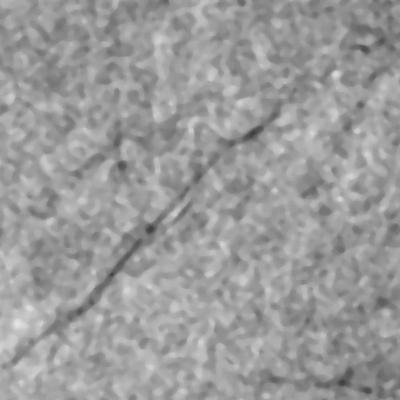
#> input picture DATA/sar_dataset/test/0/0_0_0_img_PK0lAVTqHUoUlEAO_PHI_cls_0.jpg, 400 x 400 px, found by its file name; its folder holds only this picture in this run
$ python glcm_svm_pipeline.py   (older library calls are emulated)
#> lines starting #> are read from the running program, lines starting #| are printed output that depends on the picture
import os
import cv2
import numpy as np
import pandas as pd

from skimage.feature import graycomatrix, graycoprops
from sklearn.svm import SVC
from sklearn.preprocessing import StandardScaler
from sklearn.pipeline import Pipeline
from sklearn.metrics import (
    accuracy_score,
    precision_score,
    recall_score,
    f1_score,
    roc_auc_score,
    confusion_matrix,
    classification_report
)


# ============================================================
# CONFIG
# ============================================================

DATASET = "DATA/sar_dataset"

TRAIN_DIR = os.path.join(DATASET, "train")
VAL_DIR = os.path.join(DATASET, "val")
TEST_DIR = os.path.join(DATASET, "test")


# ============================================================
# 1. GLCM FEATURE EXTRACTION
# ============================================================

def extract_glcm_features(image_path):

    image = cv2.imread(
        image_path,
        cv2.IMREAD_GRAYSCALE
    )

    if image is None:
        raise ValueError(
            f"Could not read image: {image_path}"
        )

    # Reduce grayscale levels from 256 to 32.
    # This makes GLCM computation much smaller.
    image = (image / 8).astype(np.uint8)

    distances = [1]
    angles = [
        0,
        np.pi / 4,
        np.pi / 2,
        3 * np.pi / 4
    ]

    glcm = graycomatrix(
        image,
        distances=distances,
        angles=angles,
        levels=32,
        symmetric=True,
        normed=True
    )

    features = []

    properties = [
        "contrast",
        "dissimilarity",
        "homogeneity",
        "energy",
        "correlation",
        "ASM"
    ]

    for prop in properties:

        values = graycoprops(
            glcm,
            prop
        )

        # Average across 4 directions
        features.append(
            values.mean()
        )

    return features


# ============================================================
# 2. LOAD DATASET
# ============================================================

def load_dataset(directory):

    X = []
    y = []

    for label in [0, 1]:

        class_dir = os.path.join(
            directory,
            str(label)
        )

        files = [
            f for f in os.listdir(class_dir)
            if f.lower().endswith(
                (".jpg", ".jpeg", ".png")
            )
        ]

        print(
            f"Processing {directory}/"
            f"{label}: {len(files)} images"
        )

        for filename in files:

            path = os.path.join(
                class_dir,
                filename
            )

            features = extract_glcm_features(
                path
            )

            X.append(features)
            y.append(label)

    return np.array(X), np.array(y)


# ============================================================
# 3. EXTRACT FEATURES
# ============================================================

print("\n========================================")
print("EXTRACTING GLCM FEATURES")
print("========================================")

X_train, y_train = load_dataset(
    TRAIN_DIR
)
#> in extract_glcm_features, image is the input picture: shape (400, 400); min 61, max 229, mean 155.3
#> in extract_glcm_features, `image = (image / 8).astype(np.uint8)`:
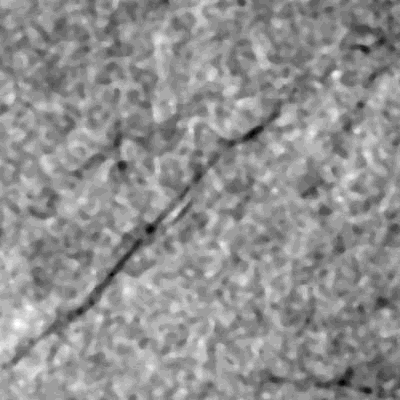
#> image: shape (400, 400); min 7, max 28, mean 19; drawn with min black and max white
#> the loop in extract_glcm_features, `for prop in properties: ` made 6 passes
#> values on passes 1 to 6: [[0.408, 0.687, 0.403, 0.597]], [[0.369, 0.523, 0.361, 0.485]], [[0.819, 0.755, 0.824, 0.769]], [[0.247, 0.221, 0.249, 0.225]], [[0.962, 0.936, 0.962, 0.944]], [[0.061, 0.0488, 0.0621, 0.0506]]
#> after the loop in extract_glcm_features, `for prop in properties:`: features = [0.524, 0.434, 0.792, 0.235, 0.951, 0.0556]
#> pass 2 of the loop in load_dataset, `for label in [0, 1]:`:
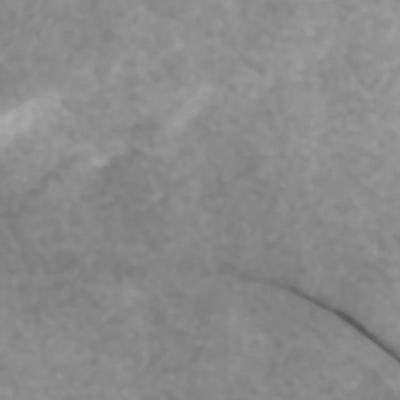
#> input picture DATA/sar_dataset/test/1/0_0_0_img_11hRXUG2cQYhYoyy_GBR_cls_1.jpg, 400 x 400 px, found by its file name
#> in extract_glcm_features, image is the input picture: shape (400, 400); min 89, max 170, mean 138
#> in extract_glcm_features (call 2), `image = (image / 8).astype(np.uint8)`:
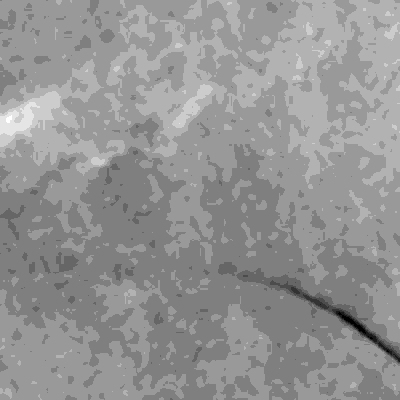
#> image: shape (400, 400); min 11, max 21, mean 16.8; drawn with min black and max white
#> the loop in extract_glcm_features (call 2), `for prop in properties: ` made 6 passes
#> values on passes 1 to 6: [[0.0778, 0.109, 0.0797, 0.119]], [[0.0776, 0.109, 0.0793, 0.116]], [[0.961, 0.945, 0.96, 0.942]], [[0.548, 0.531, 0.547, 0.53]], [[0.948, 0.927, 0.947, 0.921]], [[0.3, 0.282, 0.3, 0.281]]
#> after the loop in extract_glcm_features (call 2), `for prop in properties:`: features = [0.0964, 0.0955, 0.952, 0.539, 0.936, 0.291]
#> X_train = [[0.524, 0.434, 0.792, 0.235, 0.951, 0.0556], [0.0964, 0.0955, 0.952, 0.539, 0.936, 0.291]]; y_train = [0, 1]

X_val, y_val = load_dataset(
    VAL_DIR
)
#> pass 2 of the loop in load_dataset, `for label in [0, 1]:`:
#> X_val has the same summary as X_train; y_val = [0, 1]

X_test, y_test = load_dataset(
    TEST_DIR
)
#> pass 2 of the loop in load_dataset, `for label in [0, 1]:`:
#> X_test has the same summary as X_train; y_test = [0, 1]


print("\nFeature shape:")
print("Train:", X_train.shape)
#| Train: (2, 6)
print("Validation:", X_val.shape)
#| Validation: (2, 6)
print("Test:", X_test.shape)
#| Test: (2, 6)


# ============================================================
# 4. COMBINE TRAIN + VALIDATION
# ============================================================

X_train_final = np.concatenate(
    [X_train, X_val],
    axis=0
)
#> X_train_final = [[0.524, 0.434, 0.792, 0.235, 0.951, 0.0556], [0.0964, 0.0955, 0.952, 0.539, 0.936, 0.291], [0.524, 0.434, 0.792, 0.235, 0.951, 0.0556], [0.0964, 0.0955, 0.952, 0.539, 0.936, 0.291]]

y_train_final = np.concatenate(
    [y_train, y_val],
    axis=0
)
#> y_train_final = [0, 1, 0, 1]


# ============================================================
# 5. SVM PIPELINE
# ============================================================

model = Pipeline([
    (
        "scaler",
        StandardScaler()
    ),

    (
        "svm",
        SVC(
            kernel="rbf",
            C=10,
            gamma="scale",
            probability=True,
            class_weight="balanced",
            random_state=42
        )
    )
])


# ============================================================
# 6. TRAIN
# ============================================================

print("\n========================================")
print("TRAINING GLCM + SVM")
print("========================================")

model.fit(
    X_train_final,
    y_train_final
)

print("Training completed.")


# ============================================================
# 7. TEST PREDICTION
# ============================================================

y_pred = model.predict(
    X_test
)
#> y_pred = [0, 1]

y_probability = model.predict_proba(
    X_test
)[:, 1]
#> y_probability = [0.25, 0.75]


# ============================================================
# 8. EVALUATION
# ============================================================

accuracy = accuracy_score(
    y_test,
    y_pred
)
#> accuracy = 1

precision = precision_score(
    y_test,
    y_pred,
    zero_division=0
)
#> precision = 1

recall = recall_score(
    y_test,
    y_pred,
    zero_division=0
)
#> recall = 1

f1 = f1_score(
    y_test,
    y_pred,
    zero_division=0
)
#> f1 = 1

roc_auc = roc_auc_score(
    y_test,
    y_probability
)
#> roc_auc = 1

cm = confusion_matrix(
    y_test,
    y_pred
)
#> cm = [[1, 0], [0, 1]]


# ============================================================
# 9. RESULTS
# ============================================================

print("\n========================================")
print("GLCM + SVM RESULTS")
print("========================================")

print(
    f"Accuracy  : {accuracy:.4f}"
)
#| Accuracy  : 1.0000

print(
    f"Precision : {precision:.4f}"
)
#| Precision : 1.0000

print(
    f"Recall    : {recall:.4f}"
)
#| Recall    : 1.0000

print(
    f"F1 Score  : {f1:.4f}"
)
#| F1 Score  : 1.0000

print(
    f"ROC-AUC   : {roc_auc:.4f}"
)
#| ROC-AUC   : 1.0000


print("\nConfusion Matrix:")
print(cm)
#| [[1 0]
#|  [0 1]]


print("\nClassification Report:")
print(
    classification_report(
        y_test,
        y_pred,
        target_names=[
            "No Oil",
            "Oil"
        ],
        digits=4
    )
)
#|               precision    recall  f1-score   support
#|       No Oil     1.0000    1.0000    1.0000         1
#|          Oil     1.0000    1.0000    1.0000         1
#|     accuracy                         1.0000         2
#|    macro avg     1.0000    1.0000    1.0000         2
#| weighted avg     1.0000    1.0000    1.0000         2


# ============================================================
# 10. SAVE RESULTS
# ============================================================

results = pd.DataFrame({
    "Model": ["GLCM + SVM"],
    "Accuracy": [accuracy],
    "Precision": [precision],
    "Recall": [recall],
    "F1": [f1],
    "ROC_AUC": [roc_auc]
})
#> results = table of 1 rows and 6 columns

results.to_csv(
    "glcm_svm_results.csv",
    index=False
)

print(
    "\nSaved: glcm_svm_results.csv"
)
